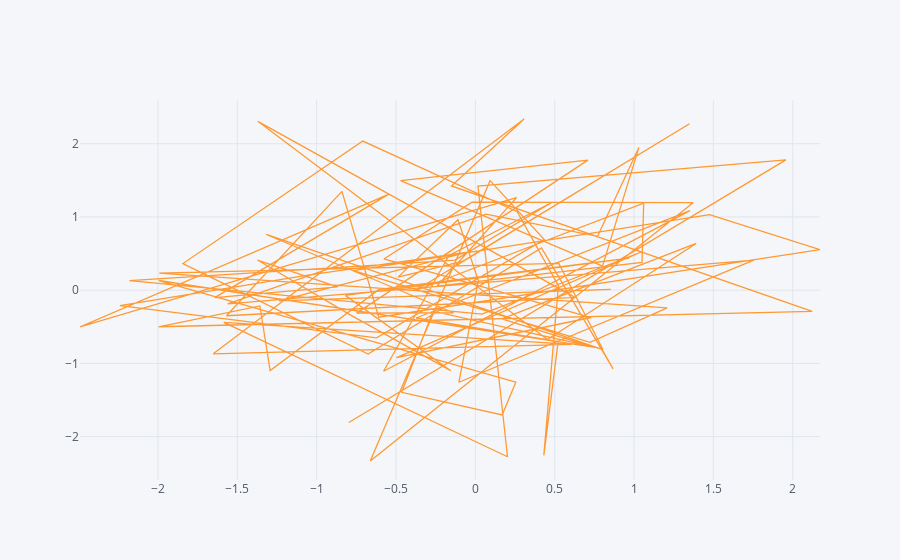

The cell this chart's notebook holds for it:
### Code cell
df.iplot(kind='scatter',x='A',y='B' )
